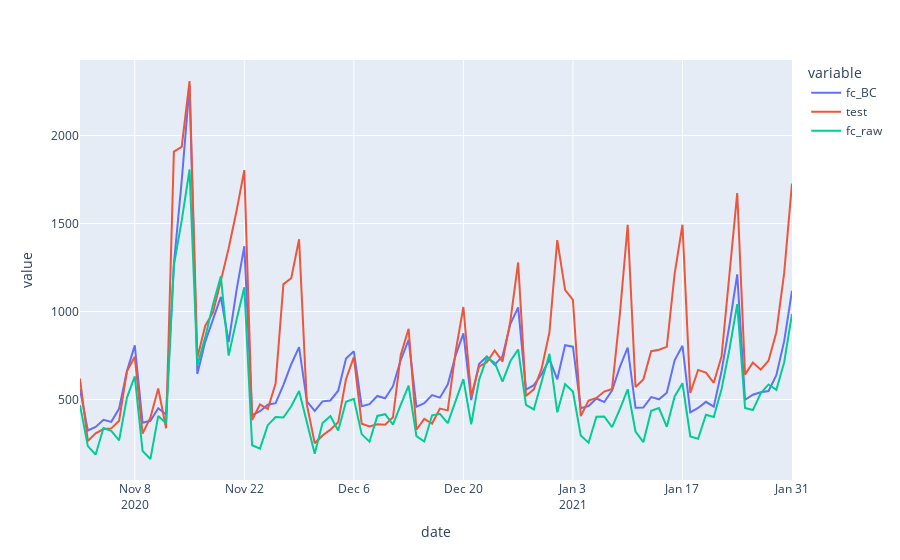

Notebook cell for this chart:
### Code cell
# res['fc_raw'] = res_raw['forecast']
# res = res[['test', 'fc_raw', 'fc_BC']]
res.plot()
